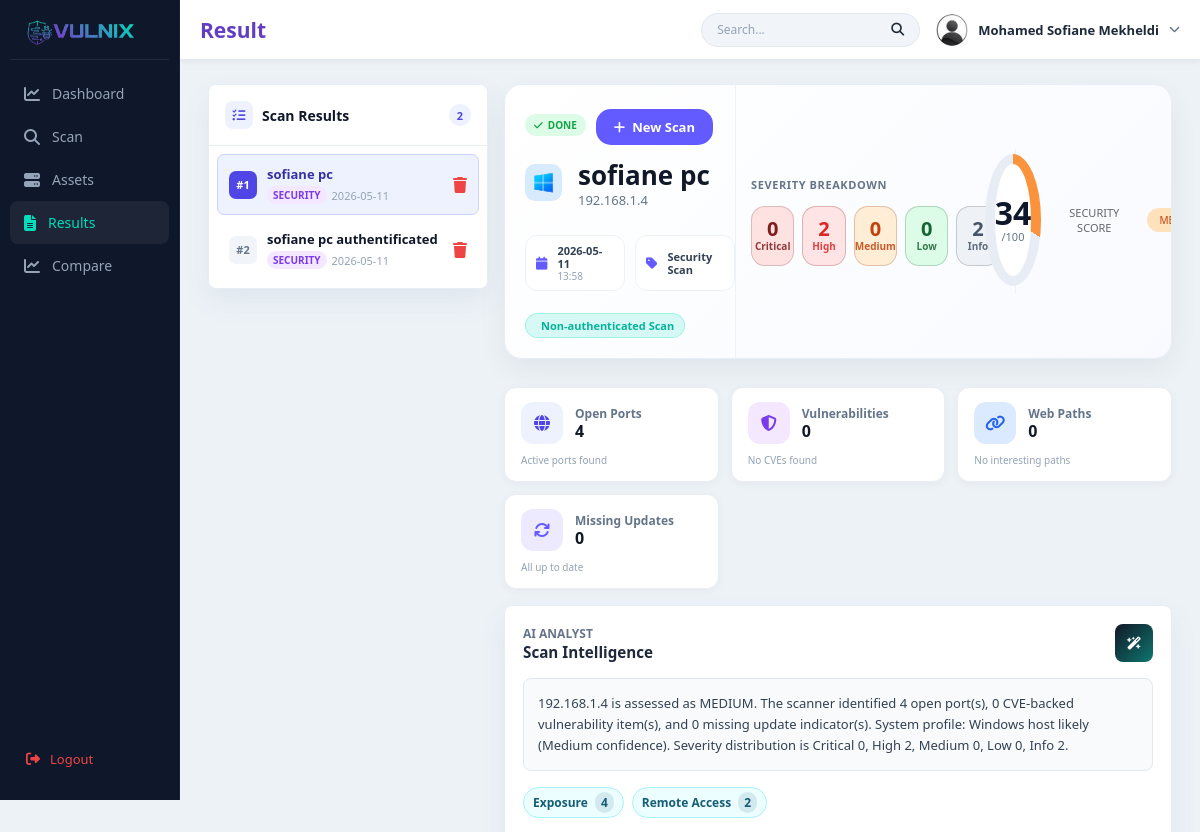
/result (signed in, upper part), run on an earlier commit of the app's database.
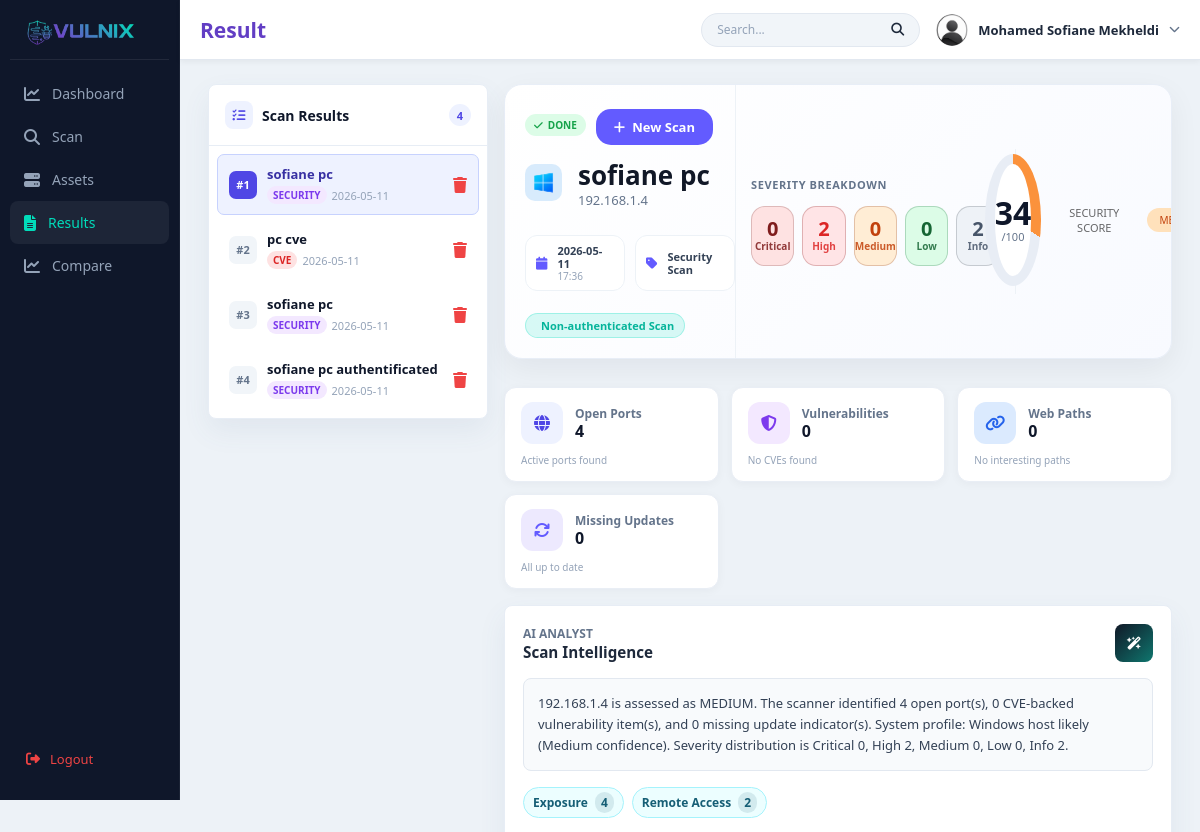
And on a later commit of the database.
### tables this page shows
CREATE TABLE scans (
        id INTEGER PRIMARY KEY AUTOINCREMENT,
        user_email TEXT NOT NULL,
        target TEXT NOT NULL,
        scan_type TEXT NOT NULL,
        scan_mode TEXT,
        status TEXT NOT NULL DEFAULT 'scanning',
        result_json TEXT,
        error_message TEXT,
        created_at TEXT NOT NULL,
        completed_at TEXT
    , machine_name TEXT);

### main.py (the view)
@app.route("/result")
def result():
    if "user" not in session:
        return redirect(url_for("home"))
    ensure_scans_table()
    user_email = session["user"]["email"]
    scans = fetch_user_scans(user_email)
    selected_scan = None
    selected_scan_id = request.args.get("scan_id", type=int)
    if selected_scan_id:
        selected_scan = fetch_scan(selected_scan_id, user_email)
    elif scans:
        selected_scan = fetch_scan(scans[0]["id"], user_email)
    result_payload = None
    target = None
    scan_type = None
    scan_error = None
    if selected_scan:
        target = selected_scan["target"]
        scan_type = selected_scan["scan_type"]
        scan_error = selected_scan.get("error_message")
        if selected_scan.get("result_json"):
            try:
                result_payload = json.loads(selected_scan["result_json"])
                result_payload = decorate_result_payload(result_payload)
            except:
                result_payload = None
    findings = (result_payload or {}).get("findings", [])
    return render_template(
        "result.html",
        user=session["user"],
        active="result",
        scans=scans,
        selected_scan=selected_scan,
        results=result_payload,
        target=target,
        scan_type=scan_type,
        scan_error=scan_error,
    )

### main.py (called while the page is built)
def get_db_connection():
    conn = sqlite3.connect(DB_PATH)
    conn.row_factory = sqlite3.Row
    return conn

def ensure_scans_table():
    conn = get_db_connection()
    cursor = conn.cursor()
    cursor.execute(
        """
        CREATE TABLE IF NOT EXISTS scans (
            id INTEGER PRIMARY KEY AUTOINCREMENT,
            user_email TEXT NOT NULL,
            machine_name TEXT,
            target TEXT NOT NULL,
            scan_type TEXT NOT NULL,
            scan_mode TEXT,
            status TEXT NOT NULL DEFAULT 'scanning',
            result_json TEXT,
            error_message TEXT,
            created_at TEXT NOT NULL,
            completed_at TEXT
        )
        """
    )
    columns = {
        row[1]
        for row in cursor.execute("PRAGMA table_info(scans)").fetchall()
    }
    if "machine_name" not in columns:
        cursor.execute("ALTER TABLE scans ADD COLUMN machine_name TEXT")
    conn.commit()
    conn.close()

def _empty_severity_counts():
    return {
        "critical": 0,
        "high": 0,
        "medium": 0,
        "low": 0,
        "info": 0,
    }

### templates/result.html (shortened to what the changed rows need)
{% extends "base.html" %}
{% block extra_css %}
<link rel="stylesheet" href="{{ url_for('static', filename='css/result.css') }}">
{% endblock %}
{% block content %}
{% set asset_name = selected_scan.asset_label|default(selected_scan.machine_name or selected_scan.target) if selected_scan else "" %}
<div class="result-layout">
    <aside class="scan-sidebar">
        <div class="sidebar-header">
            <i class="fas fa-list-check"></i>
            <h3>Scan Results</h3>
            <span class="scan-count-badge">{{ scans|length }}</span>
        </div>
        {% if not scans %}
            <div class="sidebar-empty">
                <i class="fas fa-inbox"></i>
                <p>No scans yet</p>
                <a href="{{ url_for('scan_page') }}">Start a scan</a>
            </div>
        {% else %}
            <ul class="scan-list">
                {% for scan in scans %}
                    {% set is_active = selected_scan and selected_scan.id == scan.id %}
                    <li>
                        <a href="{{ url_for('result', scan_id=scan.id) }}"
                        class="scan-list-item {% if is_active %}active{% endif %}">
                            <span class="scan-num">#{{ scan.display_no }}</span>
                            <div class="scan-list-body">
                                <b class="scan-list-name">{{ scan.asset_label or scan.target }}</b>
                                <span class="scan-list-meta">
                                    <span class="scan-type-pill type-{{ scan.scan_type }}">{{ scan.scan_type }}</span>
                                    {{ scan.created_at[:10] if scan.created_at else "" }}
                                </span>
                            </div>
                            <form method="POST"
                                action="{{ url_for('delete_scan', scan_id=scan.id) }}"
                                onsubmit="return showDeleteModal(event, this);"
                                style="margin:0;">
                                <button type="submit" style="background:none;border:none;color:#ef4444;cursor:pointer;font-size:16px;padding:0;">
                                    <i class="fas fa-trash"></i>
                                </button>
                            </form>
                        </a>
                    </li>
                {% endfor %}
            </ul>
        {% endif %}
    </aside>
    <div class="result-dashboard">
        {% if not selected_scan %}
            <section class="result-empty">
                <i class="fas fa-file-alt"></i>
                <h2>No results found</h2>
                <p>Run a scan and the result report will appear here.</p>
                <a href="{{ url_for('scan_page') }}">Start Scan</a>
            </section>
        {% elif selected_scan.status == "done" %}
            {% if results is mapping and results.error %}
                <section class="scan-error-panel">
                    <div class="scan-error-icon">
                        <i class="fas fa-triangle-exclamation"></i>
                    </div>
                    <div>
                        <span>Scan Error</span>
                        <h3>{{ results.error }}</h3>
                        {% if results.message %}<p>{{ results.message }}</p>{% endif %}
                        {% if results.details %}
                            <div class="error-detail-list">
                                {% for detail in results.details %}
                                    <code>{{ detail }}</code>
                                {% endfor %}
                            </div>
                        {% endif %}
                    </div>
                </section>
            {% elif scan_type == "security" and results is mapping %}
                {% set risk_class = (results.risk_class or results.risk_level or "info")|lower %}
               <section class="result-hero-card">
    <div class="hero-identity">
        <div class="hero-top-row">
            <strong class="status-badge done">
                <i class="fas fa-check"></i>
                Done
            </strong>
            <a class="new-scan-btn" href="{{ url_for('scan_page') }}">
                <i class="fas fa-plus"></i>
                New Scan
            </a>
        </div>
        <div class="hero-asset-row">
            <div class="hero-os-image">
                {% set system_name = (results.system_profile.name or "")|lower %}
                {% if "windows" in system_name %}
                    <img src="{{ url_for('static', filename='images/windows.png') }}" alt="Windows">
                {% elif "linux" in system_name
                    or "ubuntu" in system_name
                    or "debian" in system_name
                    or "kali" in system_name
                    or "centos" in system_name %}
                    <img src="{{ url_for('static', filename='images/linux.png') }}" alt="Linux">
                {% else %}
                    <img src="{{ url_for('static', filename='images/server.png') }}" alt="System">
                {% endif %}
            </div>
            <div>
                <h1 class="hero-asset-name">{{ asset_name }}</h1>
                <p class="hero-target">{{ target }}</p>
            </div>
        </div>
        <div class="hero-info-cards">
            <div class="hero-info-card">
                <i class="fas fa-calendar"></i>
                <div>
                    <span>
                        {{ selected_scan.created_at[:10] if selected_scan.created_at else "Unknown" }}
                    </span>
                    {% if selected_scan.created_at %}
                    <small>
                        {{ selected_scan.created_at[11:16] }}
                    </small>
                    {% endif %}
                </div>
            </div>
            <div class="hero-info-card">
                <i class="fas fa-tag"></i>
                <div>
                    <span>
                        {% if scan_type == "security" %}
                            Security Scan
                        {% elif scan_type == "web" %}
                            Web Scan
                        {% elif scan_type == "cve" %}
                            CVE Scan
                        {% elif scan_type == "port" %}
                            Port Scan
                        {% else %}
                            Scan
                        {% endif %}
                    </span>
                </div>
            </div>
        </div>
        <div class="hero-meta-row">
            {% if results.scan_mode_label %}
            <span class="hero-meta-tag">
                {{ results.scan_mode_label }}
            </span>
            {% endif %}
        </div>
    </div>
    <div class="hero-sev-block">
        <p class="hero-block-label">
            Severity Breakdown
        </p>
        <div class="hero-sev-strip">
            {% for item in results.severity_breakdown %}
                <div class="hero-sev-cell severity-soft-{{ item.key }}">
                    <strong>{{ item.count }}</strong>
                    <span>{{ item.label }}</span>
                </div>
            {% endfor %}
        </div>
    </div>
    <div class="hero-score-block">
        <div class="score-gauge risk-{{ risk_class }}"
             style="--score: {{ results.risk_score }}%;">
            <div>
                <strong>{{ results.risk_score }}</strong>
                <span>/100</span>
            </div>
        </div>
        <p>Security Score</p>
        <span class="risk-label {{ risk_class }}">
            {{ results.risk_level }}
        </span>
    </div>
</section>
               <section class="result-metrics-vertical">
    <article class="metric-tile-v">
        <div class="metric-top">
            <div class="metric-icon-v"
                 style="color:#4f46e5;background:#eef2ff;">
                <i class="fas fa-globe"></i>
            </div>
            <div class="metric-info-v">
                <span>Open Ports</span>
                <strong>
                    {{ results.summary.open_ports }}
                </strong>
            </div>
        </div>
        <small>
            {{ "Active ports found" if results.summary.open_ports else "No active ports" }}
        </small>
    </article>
    <article class="metric-tile-v">
        <div class="metric-top">
            <div class="metric-icon-v"
                 style="color:#7c3aed;background:#f3e8ff;">
                <i class="fas fa-shield-halved"></i>
            </div>
            <div class="metric-info-v">
                <span>Vulnerabilities</span>
                <strong>
                    {{ results.summary.vulnerabilities }}
                </strong>
            </div>
        </div>
        <small>
            {{ "CVE matches found" if results.summary.vulnerabilities else "No CVEs found" }}
        </small>
    </article>
    <article class="metric-tile-v">
        <div class="metric-top">
            <div class="metric-icon-v"
                 style="color:#2563eb;background:#dbeafe;">
                <i class="fas fa-link"></i>
            </div>
            <div class="metric-info-v">
                <span>Web Paths</span>
                <strong>
                    {{ results.summary.web_paths }}
                </strong>
            </div>
        </div>
        <small>
            {{ "Interesting paths found" if results.summary.web_paths else "No interesting paths" }}
        </small>
    </article>
    <article class="metric-tile-v">
        <div class="metric-top">
            <div class="metric-icon-v"
                 style="color:#635bff;background:#ede9fe;">
                <i class="fas fa-arrows-rotate"></i>
            </div>
            <div class="metric-info-v">
                <span>Missing Updates</span>
                <strong>
                    {{ results.summary.missing_updates }}
                </strong>
            </div>
        </div>
        <small>
            {{ "Updates need review" if results.summary.missing_updates else "All up to date" }}
        </small>
    </article>
</section>
                {% if results.ai %}
                    <section class="panel-card ai-panel">
                        <div class="ai-panel-head">
                            <div>
                                <span>AI Analyst</span>
                                <h3>Scan Intelligence</h3>
                            </div>
                            <i class="fas fa-wand-magic-sparkles"></i>
                        </div>
                        <p class="ai-summary">{{ results.ai.summary }}</p>
                        {% if results.ai.tags %}
                            <div class="ai-tag-row">
                                {% for tag in results.ai.tags %}
                                    <span>{{ tag.tag }} <b>{{ tag.count }}</b></span>
                                {% endfor %}
                            </div>
                        {% endif %}
                    </section>
                {% endif %}
            {% endif %}
        {% endif %}
    </div>
</div>
{% endblock %}

What changed in the data, as far as the page shows it:
added scans: display_no "1", machine_name "sofiane pc", scan_type "SECURITY", created_at "2026-05-11", target "192.168.1.4", created_at "17:36"
added scans: display_no "2", machine_name "pc cve", scan_type "CVE", created_at "2026-05-11"
computed for scans (number 3 of 4 on the later page): display_no "1" → "3"
computed for scans "sofiane pc authentificated": display_no "2" → "4"
Also different on the page:
{{ scans|length }}: "2" → "4"
{{ selected_scan.created_at[11:16] }}: "13:58" → "17:36"
